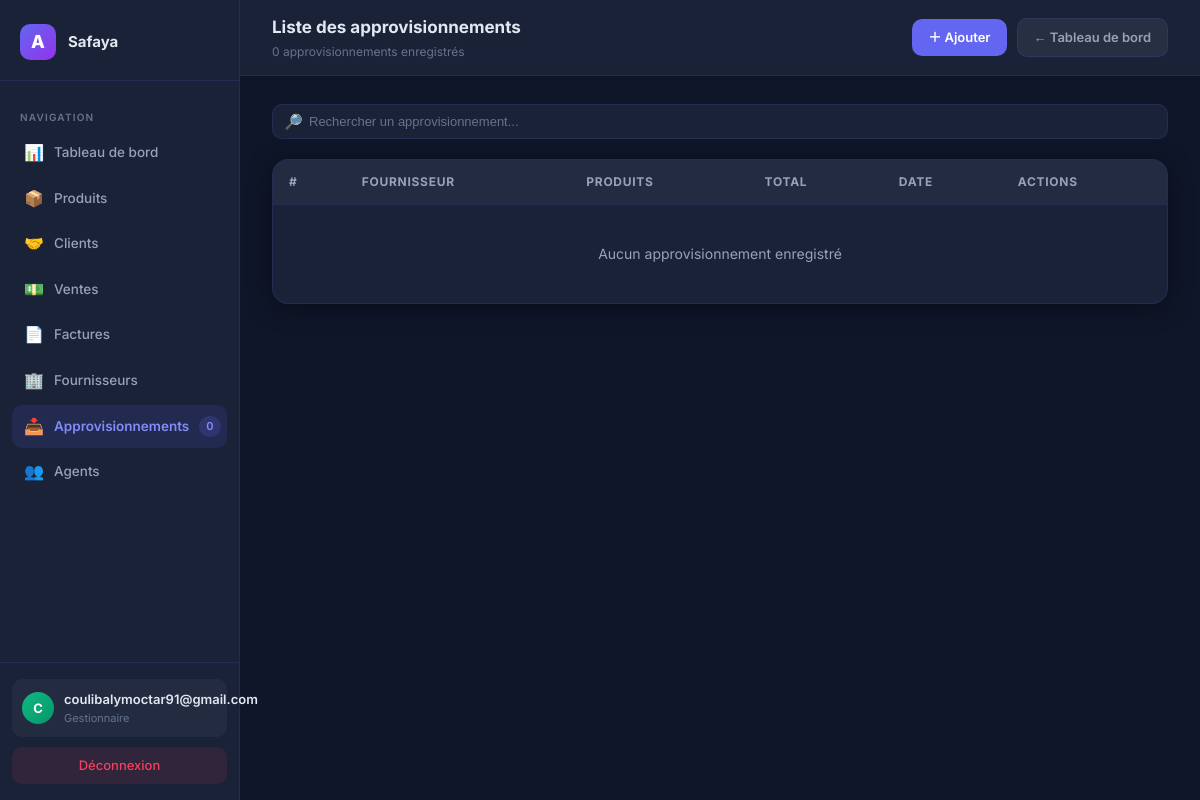
The app's page /list-supplies/ (signed in) with its own data.
### InvoiceApp/models.py (models this page shows, shortened)
class User(AbstractUser):
    logo = models.ImageField(upload_to="company_logos/", blank=True, null=True, verbose_name="Logo de l'entreprise")
    company_name = models.CharField(max_length=255, verbose_name="Nom de l'entreprise")
    company_email = models.EmailField(blank=True, null=True,verbose_name="Adresse email")
    phone = models.CharField(max_length=20, blank=True, verbose_name="Téléphone")
    address = models.TextField(blank=True, verbose_name="Adresse")
    add_date = models.DateTimeField(auto_now_add=True, verbose_name="Date d'inscription",blank=True, null=True,)
    default_currency = models.CharField(max_length=3, choices=CURRENCY_CHOICES, default='EUR', verbose_name="Devise de l'entreprise")
    agent_login_code = models.CharField(max_length=8, unique=True, blank=True, verbose_name="Code de connexion vendeurs")
    next_invoice_number = models.PositiveIntegerField(default=1, verbose_name="Prochain numéro de facture")
    class Meta:
        verbose_name = "Entreprise"
        verbose_name_plural = "Entreprises"

### InvoiceApp/views/suppliers.py (the view)
# urls.py: path('list-supplies/', invoice_views.list_supplies, name='list_supplies'),
@require_http_methods(["GET"])
@login_required
def list_supplies(request):
    user = request.user
    supplies = user.supplies.all()
    suppliers = user.suppliers.all()
    products = user.products.all()
    context = {
        'company_name': user.company_name,
        'company_logo_url': user.logo.url if user.logo else None,
        'supplies': supplies,
        'suppliers': suppliers,
        'products': products,
    }
    return render(request, 'supply_list.html', context)

### InvoiceApp/context_processors.py (called while the page is built)
def subscription_context(request):
    user = getattr(request, 'user', None)
    if not user or not user.is_authenticated:
        return {}
    subscription = getattr(user, 'subscription', None)
    if subscription is None:
        return {}
    return {
        'subscription': subscription,
        'subscription_status': subscription.status,
        'subscription_blocked': subscription.is_blocked,
        'subscription_days_left': subscription.days_left,
        'subscription_expiry_date': subscription.access_expiry_date,
        'subscription_plan_price': subscription.price,
    }

### InvoiceApp/models.py (called while the page is built)
    @property
    def price(self):
        return SUBSCRIPTION_PLAN_PRICES.get(self.plan, Decimal('0'))

    @property
    def promo_active_until(self):
        latest = self.company.promo_redemptions.order_by('-expires_at').first()
        return latest.expires_at if latest else None

    @property
    def status(self):
        now = timezone.now()
        if self.active_until and self.active_until >= now:
            return 'active'
        promo_until = self.promo_active_until
        if promo_until and promo_until >= now:
            return 'promo'
        if self.trial_end_date and self.trial_end_date >= now:
            return 'trial'
        return 'expired'

    @property
    def is_blocked(self):
        return self.status == 'expired'

    @property
    def access_expiry_date(self):
        status = self.status
        if status == 'active':
            return self.active_until
        if status == 'promo':
            return self.promo_active_until
        if status == 'trial':
            return self.trial_end_date
        return None

    @property
    def days_left(self):
        if self.status not in ('trial', 'promo'):
            return 0
        expiry = self.access_expiry_date
        if not expiry:
            return 0
        remaining = expiry - timezone.now()
        return max(0, remaining.days + (1 if remaining.seconds > 0 else 0))

### InvoiceApp/templates/supply_list.html (shortened to what this page needs)
<!DOCTYPE html>
{% load static %}
<html lang="fr">
<head>
</head>
<body>
<div class="sidebar">
    <div class="sidebar-logo">
        <div class="logo-mark">A</div>
        <div class="logo-text">{{ company_name }}</div>
    </div>
    <nav class="sidebar-nav">
        <div class="nav-section-label">Navigation</div>
        <a href="{% url 'dashboard' %}" class="nav-item"><span class="nav-icon">📊</span> Tableau de bord</a>
        <a href="{% url 'list_products' %}" class="nav-item"><span class="nav-icon">📦</span> Produits</a>
        <a href="{% url 'list_clients' %}" class="nav-item"><span class="nav-icon">🤝</span> Clients</a>
        <a href="{% url 'list_sales' %}" class="nav-item"><span class="nav-icon">💵</span> Ventes</a>
        <a href="{% url 'list_invoices' %}" class="nav-item"><span class="nav-icon">📄</span> Factures</a>
        <a href="{% url 'list_suppliers' %}" class="nav-item"><span class="nav-icon">🏢</span> Fournisseurs</a>
        <a href="{% url 'list_supplies' %}" class="nav-item active"><span class="nav-icon">📥</span> Approvisionnements <span class="nav-badge">{{ supplies|length }}</span></a>
        <a href="{% url 'list_agents' %}" class="nav-item"><span class="nav-icon">👥</span> Agents</a>
    </nav>
    <div class="sidebar-footer">
        <div class="user-block">
            <div class="user-avatar">{{ request.user.first_name|default:request.user.username|slice:':1'|upper }}</div>
            <div>
                <div class="user-name">{{ request.user.get_full_name|default:request.user.username }}</div>
                <div class="user-role">Gestionnaire</div>
            </div>
        </div>
        <a href="{% url 'logout' %}" class="logout-btn">Déconnexion</a>
    </div>
</div>
<div class="main">
    <div class="topbar">
        <div>
            <div class="topbar-title">Liste des approvisionnements</div>
            <div class="topbar-sub">{{ supplies|length }} approvisionnement{{ supplies|length|pluralize }} enregistré{{ supplies|length|pluralize }}</div>
        </div>
        <div class="topbar-actions">
            <a href="#" onclick="openSupplyModal(null); return false;" class="btn btn-primary">＋ Ajouter</a>
            <a href="{% url 'dashboard' %}" class="btn btn-ghost">← Tableau de bord</a>
        </div>
    </div>
    <div class="content">
        <div class="toolbar">
            <div class="search-wrap">
                <span class="search-icon">🔎</span>
                <input type="text" class="search-input" id="searchInput" placeholder="Rechercher un approvisionnement...">
            </div>
        </div>
        <div class="table-card">
            <table class="table">
                <thead>
                    <tr>
                        <th>#</th>
                        <th>Fournisseur</th>
                        <th>Produits</th>
                        <th>Total</th>
                        <th>Date</th>
                        <th>Actions</th>
                    </tr>
                </thead>
                <tbody>
                    {% for supply in supplies %}
                    <tr class="supply-row">
                        <td>{{ forloop.counter }}</td>
                        <td>
                            {% if supply.supplier %}
                                <div class="supply-meta">{{ supply.supplier.name }}</div>
                            {% else %}
                                <span class="supply-meta">-</span>
                            {% endif %}
                        </td>
                        <td>
                            {% if supply.supply_items.all %}
                                <div class="supply-item-stack">
                                    {% for item in supply.supply_items.all %}
                                    <div class="supply-item-line">
                                        <div class="supply-meta">{{ item.product.name }}</div>
                                        <div class="supply-item-meta">Qté {{ item.quantity }} • Prix {{ item.unit_price|floatformat:2 }} • Total {{ item.total_price|floatformat:2 }} {{ supply.get_currency_display }}</div>
                                    </div>
                                    {% endfor %}
                                </div>
                            {% else %}
                                <span class="supply-meta">-</span>
                            {% endif %}
                        </td>
                        <td><span class="supply-total">{{ supply.formatted_total_price }}</span></td>
                        <td>{{ supply.date|date:"d/m/Y" }}</td>
                        <td>
                            <button type="button"
                                    class="btn btn-edit-soft btn-sm"
                                    data-supply-id="{{ supply.id }}"
                                    data-supplier-id="{{ supply.supplier.id|default:'' }}"
                                    data-items='{{ supply.serialized_items|escapejs }}'
                                    onclick="openSupplyModalFromButton(this)">
                                Modifier
                            </button>
                            <button type="button" onclick="openDeleteModal({{ supply.id }})" class="btn btn-danger-soft btn-sm">Supprimer</button>
                        </td>
                    </tr>
                    {% empty %}
                    <tr>
                        <td colspan="6"><div class="empty-state">Aucun approvisionnement enregistré</div></td>
                    </tr>
                    {% endfor %}
                </tbody>
            </table>
        </div>
    </div>
</div>
</body>
</html>

### records on screen
User: company_name "Safaya", user.first_name "C", user.get_full_name "coulibalymoctar91@gmail.com"

### other values on screen
{{ supplies|length }} "0"
